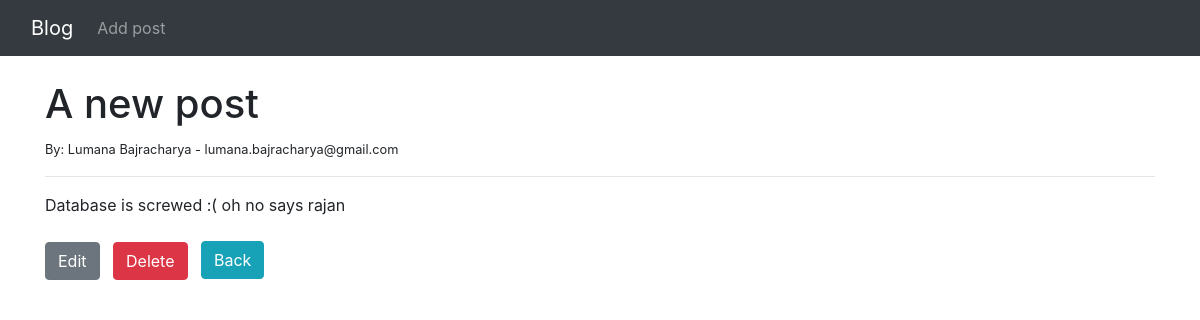
The page /article/1 on the database as committed earlier.
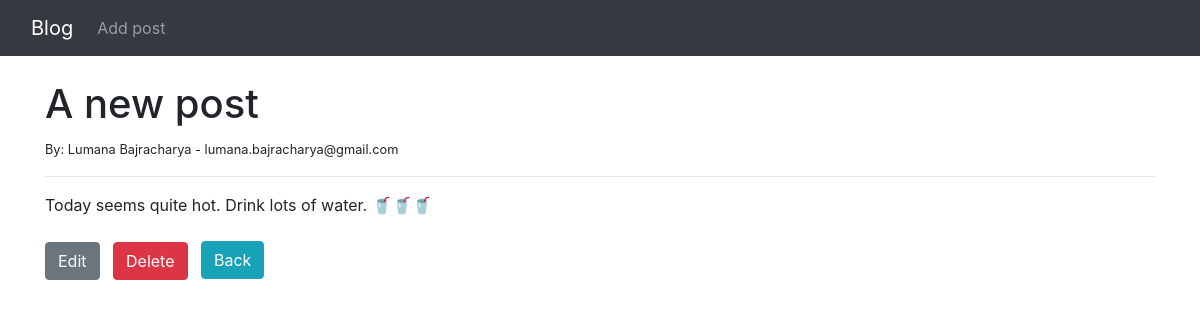
The same page on the database as committed later.
### blog/models.py (models this page shows, shortened)
class Post(models.Model):
    title = models.CharField(max_length=225)
    title_tag = models.CharField(max_length=255)
    author = models.ForeignKey(User, on_delete=models.CASCADE)
    body = models.TextField()

### blog/views.py (the view)
# urls.py: path('article/<int:pk>', ArticleDetailView.as_view(), name='article-details'),
class ArticleDetailView(DetailView):
    model = Post
    template_name = 'article_details.html'

### blog/templates/article_details.html (shortened to what this page needs)
{% extends "base.html" %}
{% block content %}
<h1>{{ post.title }}</h1>
<small>By: {{ post.author.first_name }} {{ post.author.last_name }} - {{ post.author.email }}</small>
<br>
<hr>
{{ post.body }}
<br>
<br>
<small><a href="{% url 'edit-post' post.pk %}" class="btn btn-secondary">Edit</a></small> &nbsp;
<small><a href="{% url 'delete-post' post.pk %}" class="btn btn-danger">Delete</a></small> &nbsp;
<a href="{% url 'home' %}" class="btn btn-info">Back</a>
{% endblock content %}

Rows that differ between the two databases and show on the page:
changed Post "A new post": body "Database is screwed :( oh no says rajan" → "Today seems quite hot. Drink lots of water. 🥤🥤🥤"
